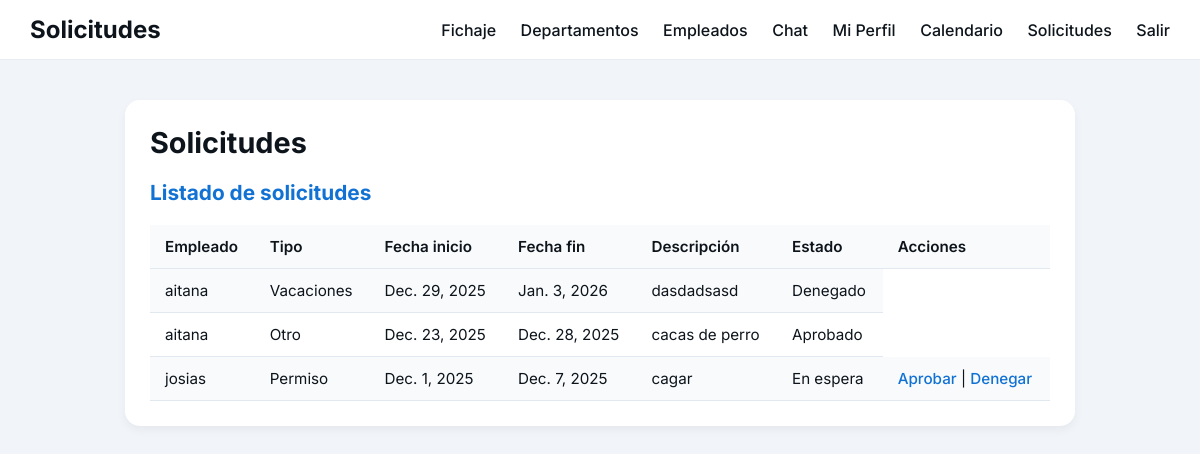
/events/solicitudes/ (signed in), run on the app's committed database.
### events/models.py (models this page shows, shortened)
class Solicitud(models.Model):
    ESTADOS = (
        ('en_espera', 'En espera'),
        ('aprobado', 'Aprobado'),
        ('denegado', 'Denegado'),
    )
    TIPOS = (
        ('vacaciones', 'Vacaciones'),
        ('permiso', 'Permiso'),
        ('otro', 'Otro'),
    )
    user = models.ForeignKey(
        settings.AUTH_USER_MODEL,
        on_delete=models.CASCADE,
        related_name='solicitudes'
    )
    tipo = models.CharField(max_length=20, choices=TIPOS)
    fecha_inicio = models.DateField()
    fecha_fin = models.DateField()
    descripcion = models.TextField(blank=True)
    estado = models.CharField(
        max_length=15,
        choices=ESTADOS,
        default='en_espera'
    )
    reviewed_by = models.ForeignKey(
        settings.AUTH_USER_MODEL,
        null=True,
        blank=True,
        on_delete=models.SET_NULL,
        related_name='solicitudes_revisadas'
    )
    created_at = models.DateTimeField(auto_now_add=True)

### users/models.py (models this page shows, shortened)
class CustomUser(AbstractUser):
    role = models.CharField(max_length=10, choices=ROLE_CHOICES, default='employee')
    department = models.ForeignKey(Department, null=True, blank=True, on_delete=models.SET_NULL, related_name='employees')
    fecha_contratacion = models.DateField(null=True, blank=True)
    phone = models.CharField(max_length=20, blank=True)
    address = models.CharField(max_length=255, blank=True)
    avatar = models.ImageField(upload_to='avatars/', null=True, blank=True)

### events/views.py (the view, shortened to what this page needs)
# urls.py: path("solicitudes/", solicitudes, name="solicitudes"),
@login_required
def solicitudes(request):
    user = request.user
    if user.role == "admin":
        solicitudes = Solicitud.objects.all().order_by("-created_at")
    elif user.role == "manager":
        solicitudes = Solicitud.objects.filter(
            user__department=user.department
        ).order_by("-created_at")
    else:
        solicitudes = Solicitud.objects.filter(user=user).order_by("-created_at")
    return render(request, "events/solicitudes.html", {
        "solicitudes": solicitudes,
        "empleado": user,
    })

### templates/events/solicitudes.html (shortened to what this page needs)
{% load static %}
<!DOCTYPE html>
<html lang="es">
<head>
    <link rel="stylesheet" href="{% static 'css/solicitudes.css' %}">
</head>
<body>
<header>
    <div class="logo">Solicitudes</div>
    <nav>
        <a href="/fichar/">Fichaje</a>
        <a href="/departamentos/">Departamentos</a>
        <a href="/empleados">Empleados</a>
        <a href="/chat">Chat</a>
        <a href="{% url 'users:perfil' %}">Mi Perfil</a>
        <a href="/events/calendario/">Calendario</a>
        <a href="{% url 'events:solicitudes' %}">Solicitudes</a>
        <a href="{% url 'users:logout' %}">Salir</a>
    </nav>
</header>
<div class="container">
    <h1>Solicitudes</h1>
    <h2>Listado de solicitudes</h2>
    <table>
        <tr>
            <th>Empleado</th>
            <th>Tipo</th>
            <th>Fecha inicio</th>
            <th>Fecha fin</th>
            <th>Descripción</th>
            <th>Estado</th>
            {% if empleado.role == 'admin' or empleado.role == 'manager' %}
                <th>Acciones</th>
            {% endif %}
        </tr>
        {% for s in solicitudes %}
        <tr>
            <td>{{ s.user.get_full_name|default:s.user.username }}</td>
            <td>{{ s.get_tipo_display }}</td>
            <td>{{ s.fecha_inicio }}</td>
            <td>{{ s.fecha_fin }}</td>
            <td>{{ s.descripcion|default:"—" }}</td>
            <td>{{ s.get_estado_display }}</td>
            {% if empleado.role == 'admin' and s.estado == 'en_espera' %}
            <td>
                <a href="{% url 'events:aprobar_solicitud' s.id 'aprobar' %}">Aprobar</a> |
                <a href="{% url 'events:aprobar_solicitud' s.id 'denegar' %}">Denegar</a>
            </td>
            {% endif %}
        </tr>
        {% endfor %}
    </table>
</div>
</body>
</html>

### static/css/solicitudes.css (style rules this page uses)
body { font-family: 'Inter', sans-serif; background-color: #f1f5f9; margin: 0; padding: 0; color: #0d141b; }
header { display: flex; justify-content: space-between; align-items: center; background-color: #fff; padding: 15px 30px; border-bottom: 1px solid #e7edf3; position: sticky; top: 0; z-index: 100; }
header .logo { font-weight: 700; font-size: 1.5rem; color: #0d141b; }
header nav a { margin-left: 20px; text-decoration: none; color: #0d141b; font-weight: 500; transition: color 0.2s ease; }
.container { max-width: 900px; margin: 40px auto; padding: 25px; background-color: #fff; border-radius: 15px; box-shadow: 0 4px 10px rgba(0,0,0,0.05); }
h1, h2 { margin-top: 0; color: #0d141b; margin-bottom: 20px; }
h1 { font-size: 1.8rem; }
h2 { font-size: 1.3rem; color: #1172d4; }
table { width: 100%; border-collapse: collapse; margin-top: 20px; font-size: 0.95rem; }
th, td { text-align: left; padding: 12px 15px; border-bottom: 1px solid #e2e8f0; }
th { background-color: #f9fafb; font-weight: 600; }
tr:nth-child(even) { background-color: #f9fafb; }
td a { color: #1172d4; font-weight: 500; text-decoration: none; }

### data on the page
Solicitud: user.get_full_name "aitana", tipo "Vacaciones", fecha_inicio "Dec. 29, 2025", fecha_fin "Jan. 3, 2026", descripcion "dasdadsasd", estado "Denegado"
Solicitud: user.get_full_name "aitana", tipo "Otro", fecha_inicio "Dec. 23, 2025", fecha_fin "Dec. 28, 2025", descripcion "cacas de perro", estado "Aprobado"
Solicitud: user.get_full_name "josias", tipo "Permiso", fecha_inicio "Dec. 1, 2025", fecha_fin "Dec. 7, 2025", descripcion "cagar", estado "En espera", shows "Aprobar"
